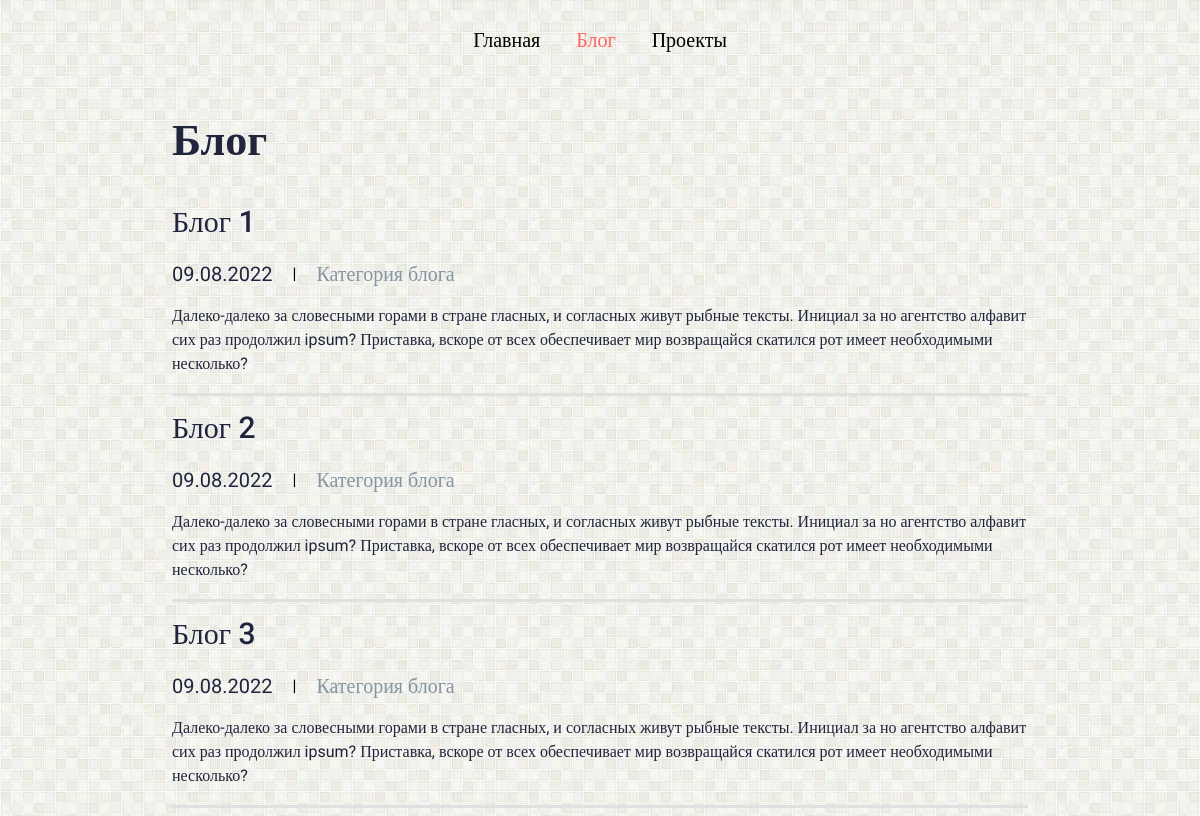
The page /blogs/ on the database as committed earlier.
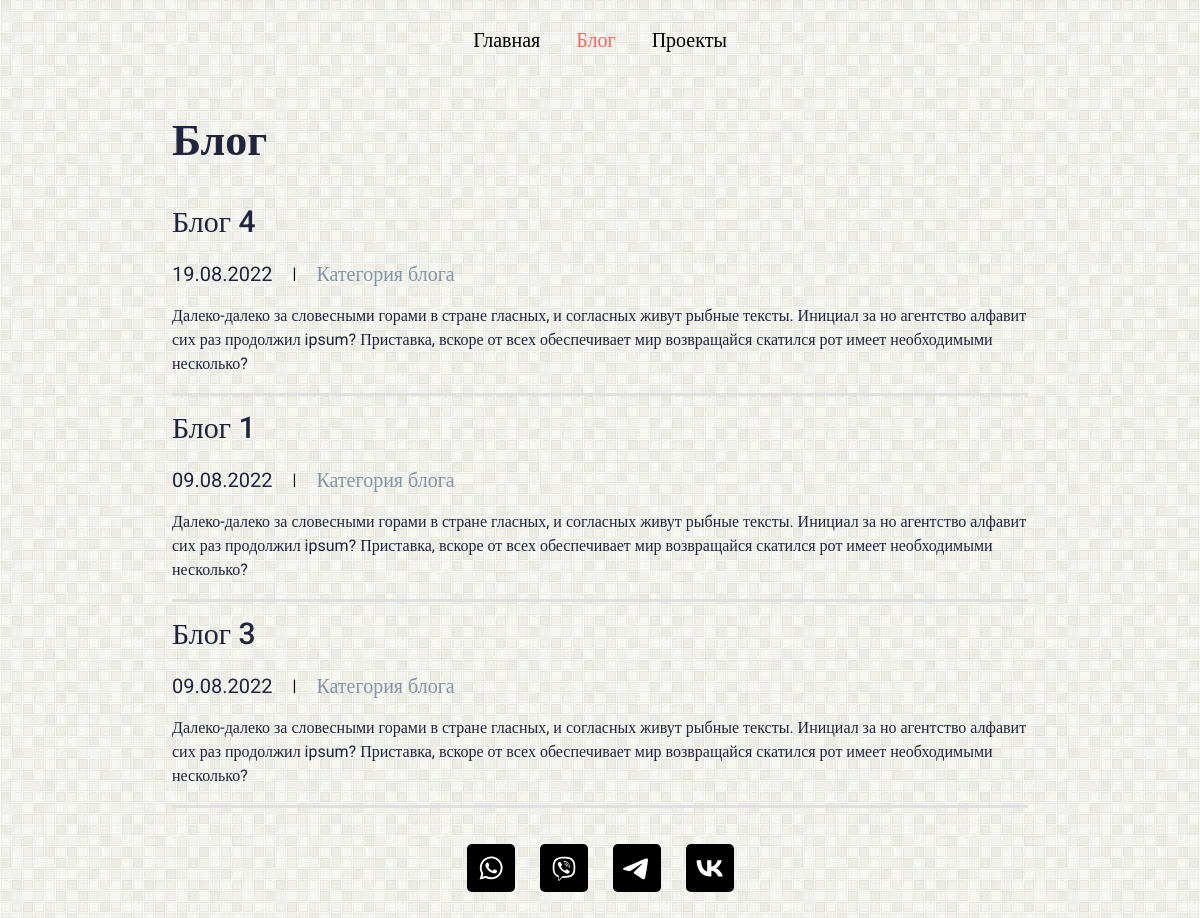
The same page on the database as committed later.
### JohnWebSite/models.py (models this page shows, shortened)
class Blog(models.Model):
    objects = None
    class Meta:
        verbose_name = 'Блог'
        verbose_name_plural = 'Блоги'
        ordering = ['-createdBlog']
    titleBlog = models.CharField(verbose_name='Название блога', max_length=100)
    subtitleBlog = models.CharField(verbose_name='Категория? блога', max_length=100)
    descriptionBlog = models.TextField(verbose_name='Описание блога')
    createdBlog = models.DateField(verbose_name='Дата создания', auto_now_add=True)
    changedBlog = models.DateField(verbose_name='Дата последнего измения', auto_now=True)
    activeBlog = models.BooleanField(verbose_name='Публикуем?', default=True)
    pictureBlog = models.FileField(verbose_name='Картинка блога', upload_to='JohnWebSite/img/blog', blank=True)
    linkBlog = models.URLField(verbose_name='Адрес блога в интернете', max_length=255, blank=True)

class Social(models.Model):
    objects = None
    class Meta:
        verbose_name = 'Социальная сеть'
        verbose_name_plural = 'Социальные сети'
    titleSocial = models.CharField(verbose_name='Название социальной сети', max_length=100)
    pictureSocial = models.FileField(verbose_name='Картинка социальной сети', upload_to='JohnWebSite/img/social')
    linkSocial = models.URLField(verbose_name='Ссылка на социальную сеть', max_length=255, unique=True)

### JohnWebSite/views.py (the view)
# urls.py: path('blogs/', showBlogs, name='blogs'),
def showBlogs(request):
    socials = Social.objects.all()
    blogs = Blog.objects.filter(activeBlog=True)
    return render(request, 'JohnWebSite/blogs.html', {'link': 2, 'blogs': blogs, 'socials': socials, })

### JohnWebSite/templates/JohnWebSite/blogs.html
{% extends 'JohnWebSite/index.html' %}
{% load static %}
{% block section %}
<div class="page__container">
	<section class="blogs">
		<h1 class="blogs__h1 h1">Блог</h1>
		{% if blogs %}
		{% for blog in blogs %}
		{% include 'JohnWebSite/blog.html' %}
		{% endfor %}
		{% else %}
		<h2 class="blog__h2 h2">Блоги будут добавлены</h2>
		{% endif %}
	</section>
</div>
{% endblock %}

### JohnWebSite/templates/JohnWebSite/index.html (shortened to what this page needs)
{% load static %}
<!DOCTYPE html>
<html lang="ru">
<head>
    <link rel="stylesheet" href="{% static 'JohnWebSite/css/style.css'%}">
</head>
<body style="opacity: 0;">
    <div class="wrapper">
        <header class="header">
            <div class="header__container">
                <nav class="menu">
                    <ul class="menu__list">
                        <li class="menu__item">
                            {% if link == 1 %}
                            <a href="{% url 'home' %}" class="menu__link _active">Главная</a>
                            {% else %}
                            <a href="{% url 'home' %}" class="menu__link">Главная</a>
                            {% endif %}
                        </li>
                        <li class="menu__item">
                            {% if link == 2 %}
                            <a href="{% url 'blogs' %}" class="menu__link _active">Блог</a>
                            {% else %}
                            <a href="{% url 'blogs' %}" class="menu__link">Блог</a>
                            {% endif %}
                        </li>
                        <li class="menu__item">
                            {% if link == 3 %}
                            <a href="{% url 'works' %}" class="menu__link _active">Проекты</a>
                            {% else %}
                            <a href="{% url 'works' %}" class="menu__link">Проекты</a>
                            {% endif %}
                        </li>
                    </ul>
                </nav>
            </div>
        </header>
        <main class="page">
            {% block section %}{% endblock %}
        </main>
        <footer class="footer">
            <div class="footer__container">
                {% if socials %}
                <ul class="footer__list">
                    {% for social in socials %}
                    <li class="footer__item">
                        <a href="{{social.linkSocial}}" target="_blank" class="footer__link">
                            <div class="footer__icon">
                                <img src="{{social.pictureSocial.url}}" alt="{{social.titleSocial}}"
                                    class="footer__img">
                            </div>
                        </a>
                    </li>
                    {% endfor %}
                </ul>
                {% endif %}
            </div>
        </footer>
    </div>
</body>
</html>

### JohnWebSite/templates/JohnWebSite/blog.html
{% load static %}
<article class="blog">
    <a href="{% url 'blogs' %}" class="blog__link">
        <h2 class="blog__h2 h2">{{blog.titleBlog}}</h2>
    </a>
    <div class="blog__info">
        <div class="blog__info-data">{{blog.createdBlog|date:"d.m.Y"}}</div>
        <div class="blog__info-separator">|</div>
        <div class="blog__info-category">{{blog.subtitleBlog}}</div>
    </div>
    <div class="blog__text text">{{blog.descriptionBlog}}</div>
</article>

Rows that differ between the two databases and show on the page:
no longer on this page (row edited): Blog: titleBlog "Блог 2", createdBlog "09.08.2022", subtitleBlog "Категория блога", descriptionBlog "Далеко-далеко за словесными горами в стране гласных, и согласных живут рыбные тексты. Инициал за но агентство алфавит сих раз продолжил ipsum? Приставка, вскоре от всех обеспечивает мир возвращайся скатился рот имеет необходимыми несколько?"
added Blog: titleBlog "Блог 4", createdBlog "19.08.2022", subtitleBlog "Категория блога", descriptionBlog "Далеко-далеко за словесными горами в стране гласных, и согласных живут рыбные тексты. Инициал за но агентство алфавит сих раз продолжил ipsum? Приставка, вскоре от всех обеспечивает мир возвращайся скатился рот имеет необходимыми несколько?"
added Social: pictureSocial (picture)
added Social: pictureSocial (picture)
added Social: pictureSocial (picture)
added Social: pictureSocial (picture)
